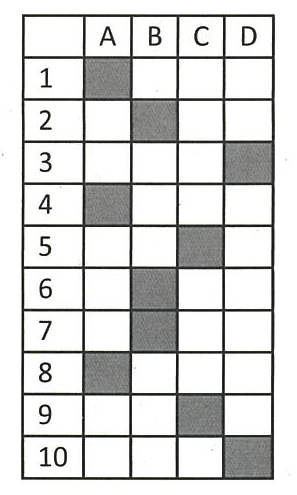
//> input picture OMR Scanner Project/Test Images/Test/Solutions.png, 297 x 495 px
$ ./Source   (built with g++ and OpenCV 4)
//> lines starting //> are read from the running program, lines starting //| are printed output that depends on the picture; after the words box and inside, x2 and y2 are one past the last pixel; in counts of white or black regions, pixels touching at a corner belong together
#include<iostream>
#include<opencv2/core.hpp>
#include<opencv2/highgui.hpp>
#include<opencv2/imgproc.hpp>

using namespace cv;
using namespace std;

void Img_Bird_Eye_View(const Mat Src_Img, Mat& Dest_Img) {

	Mat Src_Img_Copy, Src_Img_Gray, Src_Img_Thresh, Src_Img_Blur, Matrix;
	Src_Img_Copy = Src_Img.clone();

	cvtColor(Src_Img_Copy, Src_Img_Gray, COLOR_BGR2GRAY);
	threshold(Src_Img_Gray, Src_Img_Thresh, 130, 255, THRESH_BINARY_INV);
	medianBlur(Src_Img_Thresh, Src_Img_Blur, 3);

	// [5 lines of commented-out code are left out]

	vector<vector<Point>> Contours;
	vector<Point2f> Contours_Copy;
	findContours(Src_Img_Blur, Contours, RETR_EXTERNAL, CHAIN_APPROX_NONE);

	for (size_t i = 0; i < Contours.size(); i++) {
		float Perimeter = arcLength(Contours[i], true);
		approxPolyDP(Contours[i], Contours_Copy, 0.02 * Perimeter, true);
	}

	float Coordinates_Of_Rect[4], Temp;
	int Size_Of_Array = sizeof(Coordinates_Of_Rect) / sizeof(Coordinates_Of_Rect[0]);

	// cout << "Un-Ordered Coordinates of Rectangle: " << Contours_Copy[0] << " " << Contours_Copy[1] << " " << Contours_Copy[2] << " " << Contours_Copy[3] << endl;

	// Finding the Sum of Coordinate x and Coordinate y to get the Perspective of the Image.
	// We need to find the exact Coordinate which will be placed on another Coordinate.
	Coordinates_Of_Rect[0] = Contours_Copy[0].x + Contours_Copy[0].y;
	Coordinates_Of_Rect[1] = Contours_Copy[1].x + Contours_Copy[1].y;
	Coordinates_Of_Rect[2] = Contours_Copy[2].x + Contours_Copy[2].y;
	Coordinates_Of_Rect[3] = Contours_Copy[3].x + Contours_Copy[3].y;

	// cout << "Before Sorting: " << Coordinates_Of_Rect[0] << " " << Coordinates_Of_Rect[1] << " " << Coordinates_Of_Rect[2] << " " << Coordinates_Of_Rect[3] << endl;

	// Sorting all the Coordinates. So, the Coordinates are placed in correct order after applying Perspective Transform.
	for (int i = 0; i < Size_Of_Array; i++) {
		for (int j = i + 1; j < Size_Of_Array; j++) {
			if (Coordinates_Of_Rect[i] > Coordinates_Of_Rect[j]) {
				Temp = Coordinates_Of_Rect[i];
				Coordinates_Of_Rect[i] = Coordinates_Of_Rect[j];
				Coordinates_Of_Rect[j] = Temp;
			}
		}
	}

	// cout << "After Sorting: " << Coordinates_Of_Rect[0] << " " << Coordinates_Of_Rect[1] << " " << Coordinates_Of_Rect[2] << " " << Coordinates_Of_Rect[3] << endl;

	// Checking if Sum of the Coordinate matches with the Sum previously stored then we will place them in Order.
	Point2f Source_Coordinates[4], Destination_Coordinates[4];;
	for (int i = 0; i < Size_Of_Array; i++) {
		if (Coordinates_Of_Rect[i] == Contours_Copy[0].x + Contours_Copy[0].y) {
			Source_Coordinates[i] = Contours_Copy[0];
		}
		else if (Coordinates_Of_Rect[i] == Contours_Copy[1].x + Contours_Copy[1].y) {
			Source_Coordinates[i] = Contours_Copy[1];
		}
		else if (Coordinates_Of_Rect[i] == Contours_Copy[2].x + Contours_Copy[2].y) {
			Source_Coordinates[i] = Contours_Copy[2];
		}
		else if (Coordinates_Of_Rect[i] == Contours_Copy[3].x + Contours_Copy[3].y) {
			Source_Coordinates[i] = Contours_Copy[3];
		}
	}

    // cout << "Ordered Coordinates of Rectangle: " << Source_Coordinates[0] << " " << Source_Coordinates[1] << " " << Source_Coordinates[2] << " " << Source_Coordinates[3] << endl;

	float Rows = (float)Src_Img.rows;
	float Column = (float)Src_Img.cols;

	// Getting the Destination Coordinates.
	Destination_Coordinates[0] = { 0.0f, 0.0f };
	Destination_Coordinates[1] = { Column, 0.0f };
	Destination_Coordinates[2] = { 0.0f, Rows };
	Destination_Coordinates[3] = { Column, Rows };

	// Applying Perspective Tranform and Warop Perspective to get the Bird Eye View of Image.
	Matrix = getPerspectiveTransform(Source_Coordinates, Destination_Coordinates);
	warpPerspective(Src_Img, Dest_Img, Matrix, Dest_Img.size());

	// imshow("Original Image", Src_Img);
	// imshow("Bird Eye View of Image", Dest_Img);
	// waitKey(0);
}

void Detect_Non_Gray_Boxes(const Mat& Src_Img, Mat& Dest_Img) {

	Mat Src_Img_Copy, Src_Img_Gray, Src_Img_Gray_Boxes, Src_Img_Blur, Src_Img_Structing_Element, Src_Img_Erode;
	Src_Img_Copy = Src_Img.clone();

	cvtColor(Src_Img_Copy, Src_Img_Gray, COLOR_BGR2GRAY);
	inRange(Src_Img_Gray, 100, 200, Src_Img_Gray_Boxes);
	medianBlur(Src_Img_Gray_Boxes, Src_Img_Blur, 5);

	// [5 lines of commented-out code are left out]

	Src_Img_Structing_Element = getStructuringElement(MORPH_ELLIPSE, Size(9, 9));
	erode(Src_Img_Blur, Src_Img_Erode, Src_Img_Structing_Element);
	Dest_Img = 255 - Src_Img_Erode;

	// [4 lines of commented-out code are left out]
}

int main() {

	// Asking the User for the Number of Papers.
	int Count = 0;
	cout << "Enter the Number of Pictures to Check: ";
	cin >> Count;
//> the answer given: 3

	Mat Sol_Img, Sol_Img_Copy, Sol_Img_Gray, Sol_Img_Bird_View, Sol_Img_Non_Gray_Boxes;
	Sol_Img = imread("Test/Solutions.png", IMREAD_COLOR);
//> Sol_Img is the input picture: 495 rows x 297 cols, CV_8UC3; mean B, G, R 213.8, 214.6, 214.5

	if (Sol_Img.empty()) {
		cout << "Solution Image cannot be Loaded." << endl;
		exit(-1);
	}

	Sol_Img_Copy = Sol_Img.clone();

	// Getting the Bird Eye View of the Solution Image.
	Img_Bird_Eye_View(Sol_Img_Copy, Sol_Img_Bird_View);
//> in Img_Bird_Eye_View, `threshold(Src_Img_Gray, Src_Img_Thresh, 130, 255, THRESH_BINARY_INV);`:
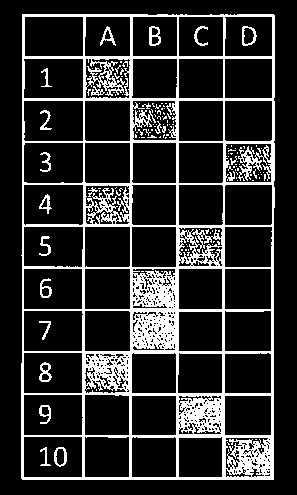
//> Src_Img_Thresh: 495 rows x 297 cols, CV_8UC1; 18% white; 139 white regions (115 under 20 px), largest, box (x1, y1, x2, y2) and area: (21, 14, 275, 480) 24235, (149, 26, 161, 46) 131, (39, 362, 52, 382) 125
//> in Img_Bird_Eye_View, `medianBlur(Src_Img_Thresh, Src_Img_Blur, 3);`:
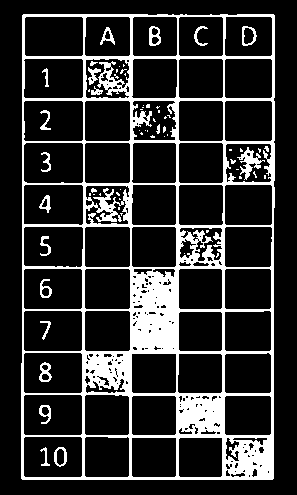
//> Src_Img_Blur: 495 rows x 297 cols, CV_8UC1; 18.7% white; 66 white regions (44 under 20 px)
//> in Img_Bird_Eye_View, `findContours(Src_Img_Blur, Contours, RETR_EXTERNAL, CHAIN_APPROX_NONE);`: Contours = 1 contour; box (x1, y1, x2, y2) and area: (21, 14, 275, 480) 116951
//> the loop in Img_Bird_Eye_View, `for (size_t i = 0; i < Contours.size(); i++)` made 1 pass
//> (Perimeter, Contours_Copy) on pass 1: (1440.8, 4 Points (x, y): [23, 14], [21, 478], [272, 479], [274, 15])
//> in Img_Bird_Eye_View, `Coordinates_Of_Rect[0] = Contours_Copy[0].x + Contours_Copy[0].y;`: Coordinates_Of_Rect = [37, 0, 0, 0]
//> in Img_Bird_Eye_View, `Coordinates_Of_Rect[1] = Contours_Copy[1].x + Contours_Copy[1].y;`: Coordinates_Of_Rect = [37, 499, 0, 0]
//> in Img_Bird_Eye_View, `Coordinates_Of_Rect[2] = Contours_Copy[2].x + Contours_Copy[2].y;`: Coordinates_Of_Rect = [37, 499, 751, 0]
//> in Img_Bird_Eye_View, `Coordinates_Of_Rect[3] = Contours_Copy[3].x + Contours_Copy[3].y;`: Coordinates_Of_Rect = [37, 499, 751, 289]
//> the loop in Img_Bird_Eye_View, `for (int i = 0; i < Size_Of_Array; i++)` made 4 passes
//> Temp on passes 1 to 4: 0, 499, 751, 751
//> after the loop in Img_Bird_Eye_View, `for (int i = 0; i < Size_Of_Array; i++)`: Temp = 751; Coordinates_Of_Rect = [37, 289, 499, 751]
//> in Img_Bird_Eye_View, `Matrix = getPerspectiveTransform(Source_Coordinates, Destination_Coord..`: Matrix = [[1.18, 0.0051, -27.29], [-0.00425, 1.07, -14.84], [1.42e-20, 2.58e-20, 1]]
//> in Img_Bird_Eye_View, `warpPerspective(Src_Img, Dest_Img, Matrix, Dest_Img.size());`:
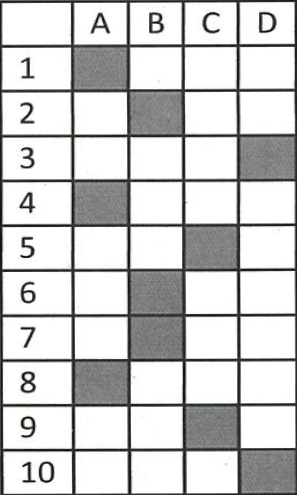
//> Dest_Img: 495 rows x 297 cols, CV_8UC3; mean B, G, R 205.6, 206.5, 206.3
	// imshow("Solution Image Original", Sol_Img);
	// imshow("Solution Image Bird Eye View", Sol_Img_Bird_View);
	// waitKey(0);

	// Detecting all the Boxes that are Non Gray or Filled.
	Detect_Non_Gray_Boxes(Sol_Img_Bird_View, Sol_Img_Non_Gray_Boxes);
//> in Detect_Non_Gray_Boxes, `inRange(Src_Img_Gray, 100, 200, Src_Img_Gray_Boxes);`:
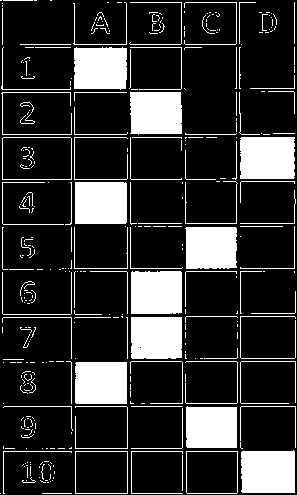
//> Src_Img_Gray_Boxes: 495 rows x 297 cols, CV_8UC1; 20% white; 353 white regions (263 under 20 px), largest, box (x1, y1, x2, y2) and area: (240, 137, 295, 179) 2278, (241, 450, 295, 493) 2251, (75, 182, 127, 224) 2181
//> in Detect_Non_Gray_Boxes, `medianBlur(Src_Img_Gray_Boxes, Src_Img_Blur, 5);`:
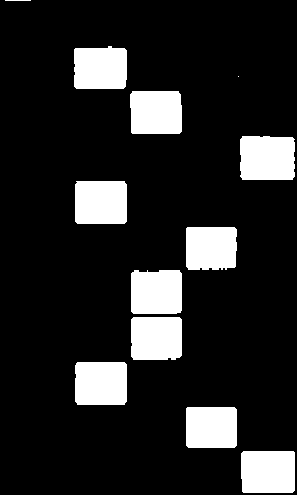
//> Src_Img_Blur: 495 rows x 297 cols, CV_8UC1; 14.9% white; 12 white regions (1 under 20 px), largest, box (x1, y1, x2, y2) and area: (240, 136, 295, 180) 2350, (241, 451, 295, 493) 2246, (75, 181, 127, 224) 2221
//> in Detect_Non_Gray_Boxes, `erode(Src_Img_Blur, Src_Img_Erode, Src_Img_Structing_Element);`:
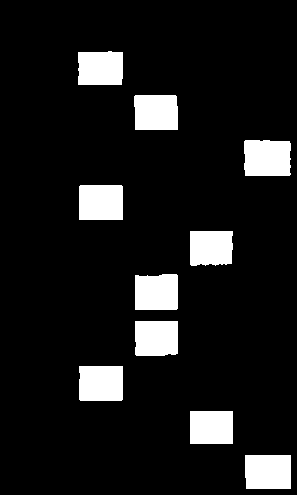
//> Src_Img_Erode: 495 rows x 297 cols, CV_8UC1; 10.2% white; 10 white regions, largest, box (x1, y1, x2, y2) and area: (244, 140, 291, 176) 1632, (245, 455, 291, 489) 1553, (79, 185, 123, 220) 1538
	// imshow("Solution Image Bird Eye View", Sol_Img_Bird_View);
	// imshow("Solution Image Non Gray Boxes Identified", Sol_Img_Non_Gray_Boxes);
	// waitKey(0);

	for (int i = 1; i < Count; ++i) {

		Mat Test_Img, Test_Img_Copy, Test_Img_Bird_View, Test_Img_Bird_View_Copy, Test_Img_Bird_View_Resized,
			Test_Img_Bird_View_Gray, Test_Img_Bird_View_Thresh, Test_Img_Correct_Boxes, Test_Img_Dilate, Test_Img_Correct_Answer_Marked;

		String Test_Paper_Name = "Test/Test_" + to_string(i) + ".png";
		Test_Img = imread(Test_Paper_Name, IMREAD_COLOR);
//> Test_1.png cannot be read in this run, so this picture is empty

		if (Test_Img.empty()) {
			cout << "Test Image cannot be Loaded." << endl;
//> (the run ends here: the program exits with an error code, at `exit(-1);`)

$ run again, with OMR Scanner Project/Test Images/Test/Test_1.png copied over OMR Scanner Project/Test Images/Test/Solutions.png
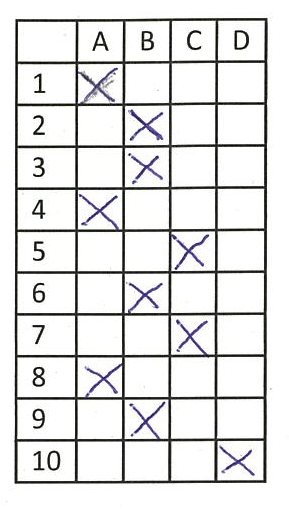
//> input picture OMR Scanner Project/Test Images/Test/Test_1.png, 289 x 510 px
//> Sol_Img is the input picture: 510 rows x 289 cols, CV_8UC3; mean B, G, R 226.1, 226.2, 226.4
//> in Img_Bird_Eye_View, `threshold(Src_Img_Gray, Src_Img_Thresh, 130, 255, THRESH_BINARY_INV);`:
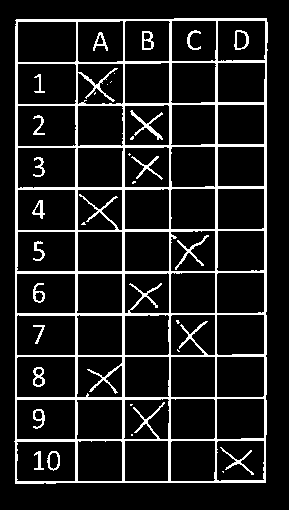
//> Src_Img_Thresh: 510 rows x 289 cols, CV_8UC1; 12.1% white; 33 white regions (13 under 20 px), largest, box (x1, y1, x2, y2) and area: (14, 18, 268, 484) 15649, (130, 110, 163, 140) 219, (175, 235, 209, 270) 193
//> Contours = 1 contour; box (x1, y1, x2, y2) and area: (15, 18, 268, 484) 116302
//> the loop in Img_Bird_Eye_View, `for (size_t i = 0; i < Contours.size(); i++)` made 1 pass
//> (Perimeter, Contours_Copy) on pass 1: (1432.9, 4 Points (x, y): [265, 18], [16, 19], [16, 483], [265, 481])
//> in Img_Bird_Eye_View, `Coordinates_Of_Rect[0] = Contours_Copy[0].x + Contours_Copy[0].y;`: Coordinates_Of_Rect = [283, 0, 0, 0]
//> in Img_Bird_Eye_View, `Coordinates_Of_Rect[1] = Contours_Copy[1].x + Contours_Copy[1].y;`: Coordinates_Of_Rect = [283, 35, 0, 0]
//> in Img_Bird_Eye_View, `Coordinates_Of_Rect[2] = Contours_Copy[2].x + Contours_Copy[2].y;`: Coordinates_Of_Rect = [283, 35, 499, 0]
//> in Img_Bird_Eye_View, `Coordinates_Of_Rect[3] = Contours_Copy[3].x + Contours_Copy[3].y;`: Coordinates_Of_Rect = [283, 35, 499, 746]
//> after the loop in Img_Bird_Eye_View, `for (int i = 0; i < Size_Of_Array; i++)`: Temp = 283; Coordinates_Of_Rect = [35, 283, 499, 746]
//> Matrix = [[1.16, 2.46e-18, -18.53], [0.00441, 1.1, -20.95], [-8.65e-06, -5.88e-23, 1]]
//> Src_Img_Gray_Boxes: 510 rows x 289 cols, CV_8UC1; 7.6% white in thin lines or dots
//> in Detect_Non_Gray_Boxes, `medianBlur(Src_Img_Gray_Boxes, Src_Img_Blur, 5);`:
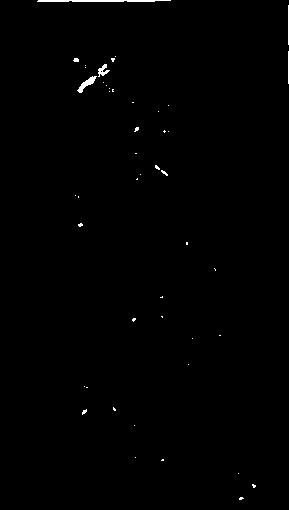
//> Src_Img_Blur: 510 rows x 289 cols, CV_8UC1; 0.49% white; 47 white regions (41 under 20 px), largest, box (x1, y1, x2, y2) and area: (37, 0, 171, 2) 245, (77, 76, 97, 93) 117, (98, 64, 110, 77) 74, (288, 5, 289, 45) 40, (288, 51, 289, 84) 33, (73, 58, 79, 62) 20
//> Src_Img_Erode: 510 rows x 289 cols, CV_8UC1; every value is 0

$ run again, with OMR Scanner Project/Test Images/Test/Test_10.png copied over OMR Scanner Project/Test Images/Test/Solutions.png
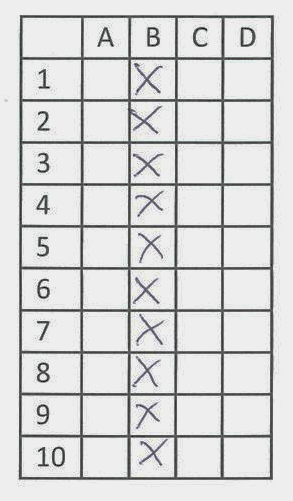
//> input picture OMR Scanner Project/Test Images/Test/Test_10.png, 293 x 501 px
//> Sol_Img is the input picture: 501 rows x 293 cols, CV_8UC3; mean B, G, R 215.8, 215.8, 215.5
//> in Img_Bird_Eye_View, `threshold(Src_Img_Gray, Src_Img_Thresh, 130, 255, THRESH_BINARY_INV);`:
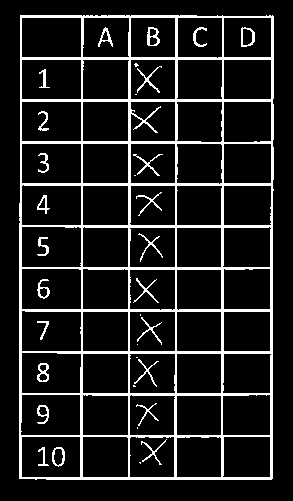
//> Src_Img_Thresh: 501 rows x 293 cols, CV_8UC1; 12.1% white; 34 white regions (9 under 20 px), largest, box (x1, y1, x2, y2) and area: (19, 15, 274, 480) 15287, (137, 66, 162, 93) 126, (147, 27, 160, 46) 124
//> Contours = 1 contour; box (x1, y1, x2, y2) and area: (19, 15, 274, 480) 117252
//> the loop in Img_Bird_Eye_View, `for (size_t i = 0; i < Contours.size(); i++)` made 1 pass
//> (Perimeter, Contours_Copy) on pass 1: (1438.5, 4 Points (x, y): [21, 15], [19, 477], [271, 479], [273, 16])
//> in Img_Bird_Eye_View, `Coordinates_Of_Rect[0] = Contours_Copy[0].x + Contours_Copy[0].y;`: Coordinates_Of_Rect = [36, 0, 0, 0]
//> in Img_Bird_Eye_View, `Coordinates_Of_Rect[1] = Contours_Copy[1].x + Contours_Copy[1].y;`: Coordinates_Of_Rect = [36, 496, 0, 0]
//> in Img_Bird_Eye_View, `Coordinates_Of_Rect[2] = Contours_Copy[2].x + Contours_Copy[2].y;`: Coordinates_Of_Rect = [36, 496, 750, 0]
//> in Img_Bird_Eye_View, `Coordinates_Of_Rect[3] = Contours_Copy[3].x + Contours_Copy[3].y;`: Coordinates_Of_Rect = [36, 496, 750, 289]
//> the loop in Img_Bird_Eye_View, `for (int i = 0; i < Size_Of_Array; i++)` made 4 passes
//> Temp on passes 1 to 4: 0, 496, 750, 750
//> after the loop in Img_Bird_Eye_View, `for (int i = 0; i < Size_Of_Array; i++)`: Temp = 750; Coordinates_Of_Rect = [36, 289, 496, 750]
//> Matrix = [[1.17, 0.00505, -24.55], [-0.0043, 1.08, -16.18], [8.59e-06, 7.43e-08, 1]]
//> Src_Img_Gray_Boxes: 501 rows x 293 cols, CV_8UC1; 11% white in thin lines or dots
//> in Detect_Non_Gray_Boxes, `medianBlur(Src_Img_Gray_Boxes, Src_Img_Blur, 5);`:
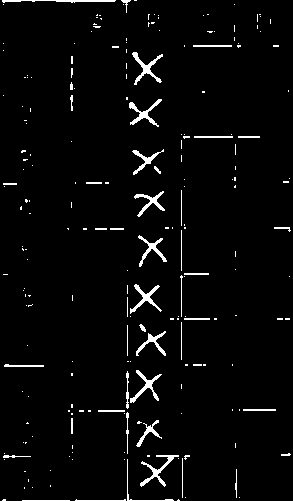
//> Src_Img_Blur: 501 rows x 293 cols, CV_8UC1; 3.2% white in thin lines or dots
//> Src_Img_Erode: 501 rows x 293 cols, CV_8UC1; every value is 0
